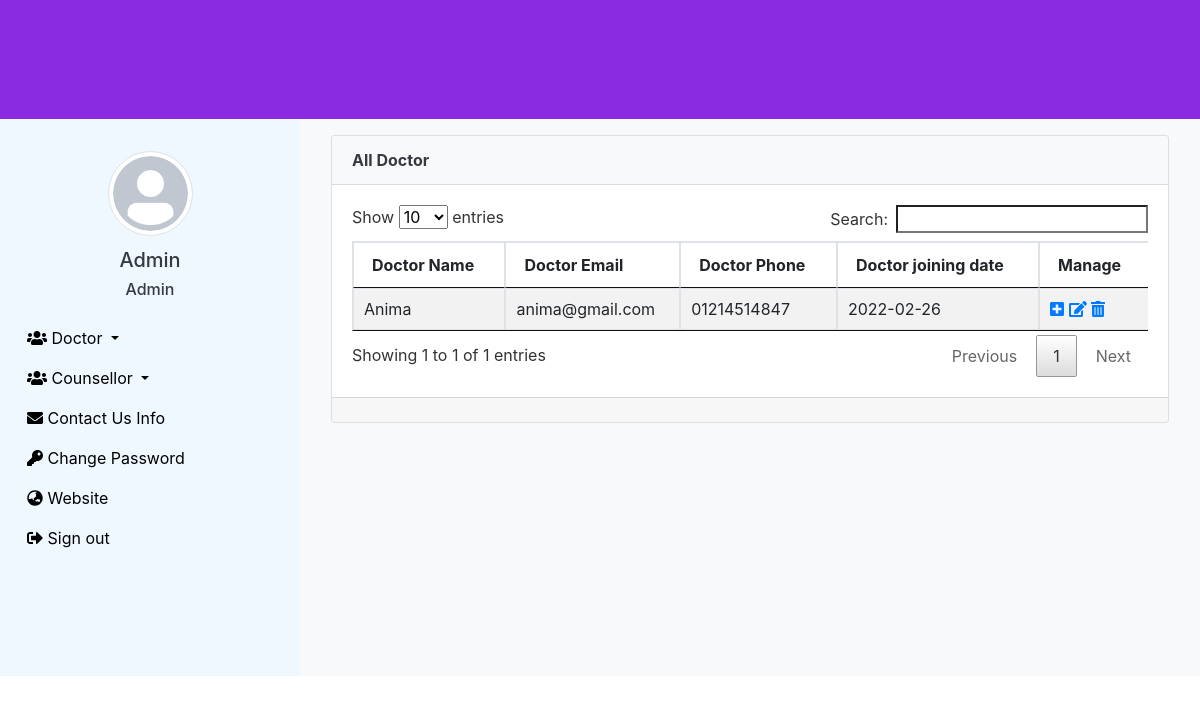
Page /all-doctor.php (signed in) on the committed database.
### tables this page shows
CREATE TABLE `user` (
  `id` bigint(20) NOT NULL,
  `name` varchar(50) NOT NULL,
  `email` varchar(100) NOT NULL,
  `mobile` varchar(21) NOT NULL,
  `address` text NOT NULL,
  `nid` varchar(50) NOT NULL,
  `password` varchar(32) NOT NULL,
  `photo` varchar(100) DEFAULT NULL,
  `joining_date` varchar(50) DEFAULT NULL,
  `role_id` int(11) NOT NULL,
  `slug` varchar(255) NOT NULL
);

### all-doctor.php (the view, shortened to what this page needs)
<?php
  require_once('functions/function.php');
  $select='SELECT * FROM user where role_id="2" ORDER BY id DESC';
  $Query=mysqli_query($con,$select);
  ?>
    <section class="content">
      <div class="container-fluid">
        <div class="row">
          <div class="col-md-12">
            <div class="card">
              <div class="card-header bg-light">
                <div class="row">
                  <div class="col-md-10 card_header_text">
                    <b>All Doctor</b>
                  </div>
                  <div class="col-md-2 card_header_for_one_button">
                  </div>
                </div>
              </div>
              <div class="card-body">
                <div class="table-responsive">
                  <table class="table table-striped table-bordered" id="dataTable">
                    <thead>
                      <tr>
                        <th>Doctor Name</th>
                        <th>Doctor Email</th>
                        <th>Doctor Phone</th>
                        <th>Doctor joining date</th>
                        <th>Manage</th>
                      </tr>
                    </thead>
                    <tbody>
                      <?php
                        foreach($Query as $data){
                      ?>
                        <tr>
                          <td><?= $data['name']; ?></td>
                          <td><?= $data['email']; ?></td>
                          <td><?= $data['mobile']; ?></td>
                          <td><?= $data['joining_date']; ?></td>
                          <td>
                            <a href="view-doctor.php?v=<?= $data['slug']; ?>"><i class="fas fa-plus-square"></i></a>
                            <a href="edit-doctor.php?e=<?= $data['slug']; ?>"><i class="fas fa-edit"></i></a>
                            <a href="delete-doctor.php?d=<?= $data['slug']; ?>"><i class="fas fa-trash-alt"></i></a>
                          </td>
                        </tr>
                      <?php
                        }
                      ?>
                    </tbody>
                  </table>
                </div>
              </div>
              <div class="card-footer text-muted">
              </div>
            </div>
          </div>
        </div>
      </div>
    </section>
  </div>

### assets/css/style.css (style rules this page uses)
* { margin: 0; padding: 0; outline: 0; }
a { text-decoration: none; }

### rows in the picture
user: name "Anima", email "anima@gmail.com", mobile "01214514847", joining_date "2022-02-26"

### other values in the picture
$_SESSION['name'] "Admin"
